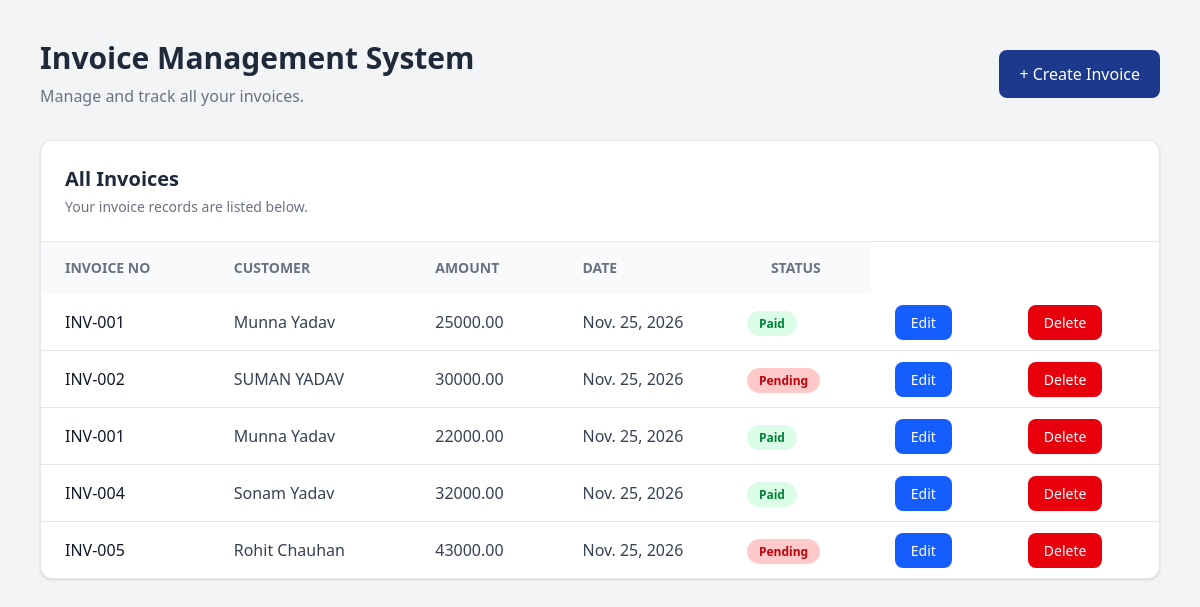
Page /api/ on the earlier database version.
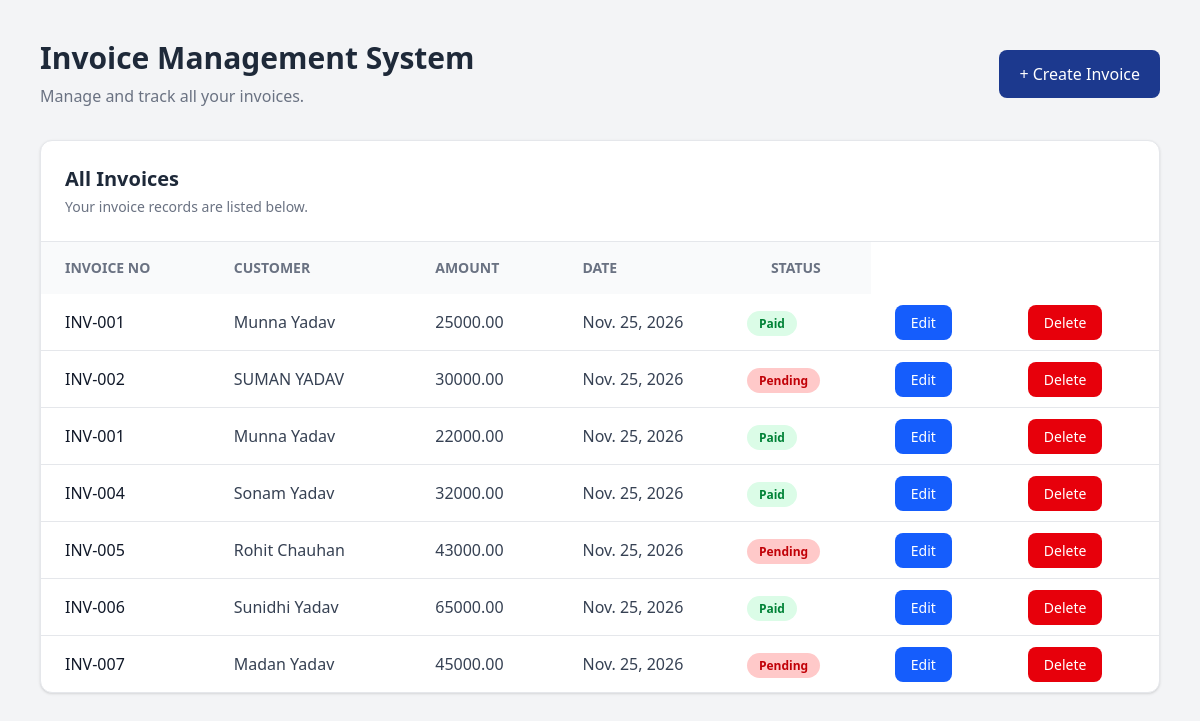
Same page on the later database version.
### invoices/models.py (models this page shows, shortened)
class Invoice(models.Model):
    customer_name = models.CharField(max_length=100)
    invoice_number = models.CharField(max_length=50)
    amount = models.DecimalField(max_digits=10, decimal_places=2)
    date_created = models.DateField(auto_now_add=True)
    is_paid = models.BooleanField(default=False)
    notes = models.TextField(blank=True)

### invoices/views.py (the view)
# urls.py: path('', views.invoice_list, name='invoice_list'),
def invoice_list(request):
    invoices = Invoice.objects.all()
    context = {
        'invoices': invoices
    }
    return render(request, 'invoices/invoice_list.html', context)

### invoices/templates/invoices/invoice_list.html (shortened to what this page needs)
<!doctype html>
<html lang="en">
  <head>
    <script src="https://cdn.jsdelivr.net/npm/@tailwindcss/browser@4"></script>
  </head>
  <body>
    <div class="bg-gray-100 min-h-screen">
      <div class="max-w-6xl mx-auto px-4 py-10">
        <div
          class="flex flex-col sm:flex-row justify-between items-start sm:items-center gap-4 mb-8"
        >
          <div>
            <h1 class="text-3xl font-bold text-gray-800">
              Invoice Management System
            </h1>
            <p class="text-gray-500 mt-2">
              Manage and track all your invoices.
            </p>
          </div>
          <a
            href=" {% url 'invoice_create' %} "
            class="bg-blue-900 hover:bg-blue-700 font-medium text-white px-5 py-3 rounded-lg transition"
          >
            + Create Invoice
          </a>
        </div>
        <div
          class="border border-gray-200 bg-white rounded-xl shadow-sm overflow-hidden"
        >
          <div class="p-6 border-b border-gray-200">
            <h2 class="text-xl font-semibold text-gray-800">All Invoices</h2>
            <p class="text-sm mt-1 text-gray-500">
              Your invoice records are listed below.
            </p>
          </div>
          <div class="overflow-x-auto">
            <table class="w-full text-left">
              <thead class="bg-gray-50 text-gray-500 text-sm uppercase">
                <tr>
                  <th class="px-6 py-4">Invoice No</th>
                  <th class="px-6 py-4">Customer</th>
                  <th class="px-6 py-4">Amount</th>
                  <th class="px-6 py-4">Date</th>
                  <th class="px-6 py-4">Status</th>
                </tr>
              </thead>
              <tbody class="divide-y divide-gray-200 text-gray-700">
                {% for invoice in invoices %}
                <tr class="hover:bg-gray-50 transition">
                  <td class="px-6 py-4 font-medium text-gray-900">
                    {{ invoice.invoice_number }}
                  </td>
                  <td class="px-6 py-4">{{ invoice.customer_name }}</td>
                  <td class="px-6 py-4 font-medium">{{ invoice.amount }}</td>
                  <td class="px-6 py-4">{{ invoice.date_created }}</td>
                  <td>
                    {% if invoice.is_paid %}
                    <span
                      class="bg-green-100 text-green-700 px-3 py-1 rounded-full text-xs font-semibold"
                    >
                      Paid
                    </span>
                    {% else %}
                    <span
                      class="bg-red-200 text-red-700 px-3 py-1 rounded-full text-xs font-semibold"
                    >
                      Pending
                    </span>
                    {% endif %}
                  </td>
                  <td class="px-6 py-4">
                    <a
                      href="{% url 'invoice_update' invoice.pk %}"
                      class="bg-blue-600 hover:bg-blue-700 text-white px-4 py-2 rounded-lg text-sm font-medium transition"
                    >
                      Edit
                    </a>
                  </td>
                  <td class="px-6 py-4">
                    <a
                      href="{% url 'invoice_delete' invoice.pk %}"
                      class="bg-red-600 hover:bg-red-700 text-white px-4 py-2 rounded-lg text-sm font-medium transition"
                    >
                      Delete
                    </a>
                  </td>
                </tr>
                {% empty %}
                <tr>
                  <td>No invoices available.</td>
                </tr>
                {% endfor %}
              </tbody>
            </table>
          </div>
        </div>
      </div>
    </div>
  </body>
</html>

Differences in the rows shown:
added Invoice: invoice_number "INV-006", customer_name "Sunidhi Yadav", amount "65000.00", date_created "Nov. 25, 2026", is_paid "Paid"
added Invoice: invoice_number "INV-007", customer_name "Madan Yadav", amount "45000.00", date_created "Nov. 25, 2026", is_paid "Pending"
